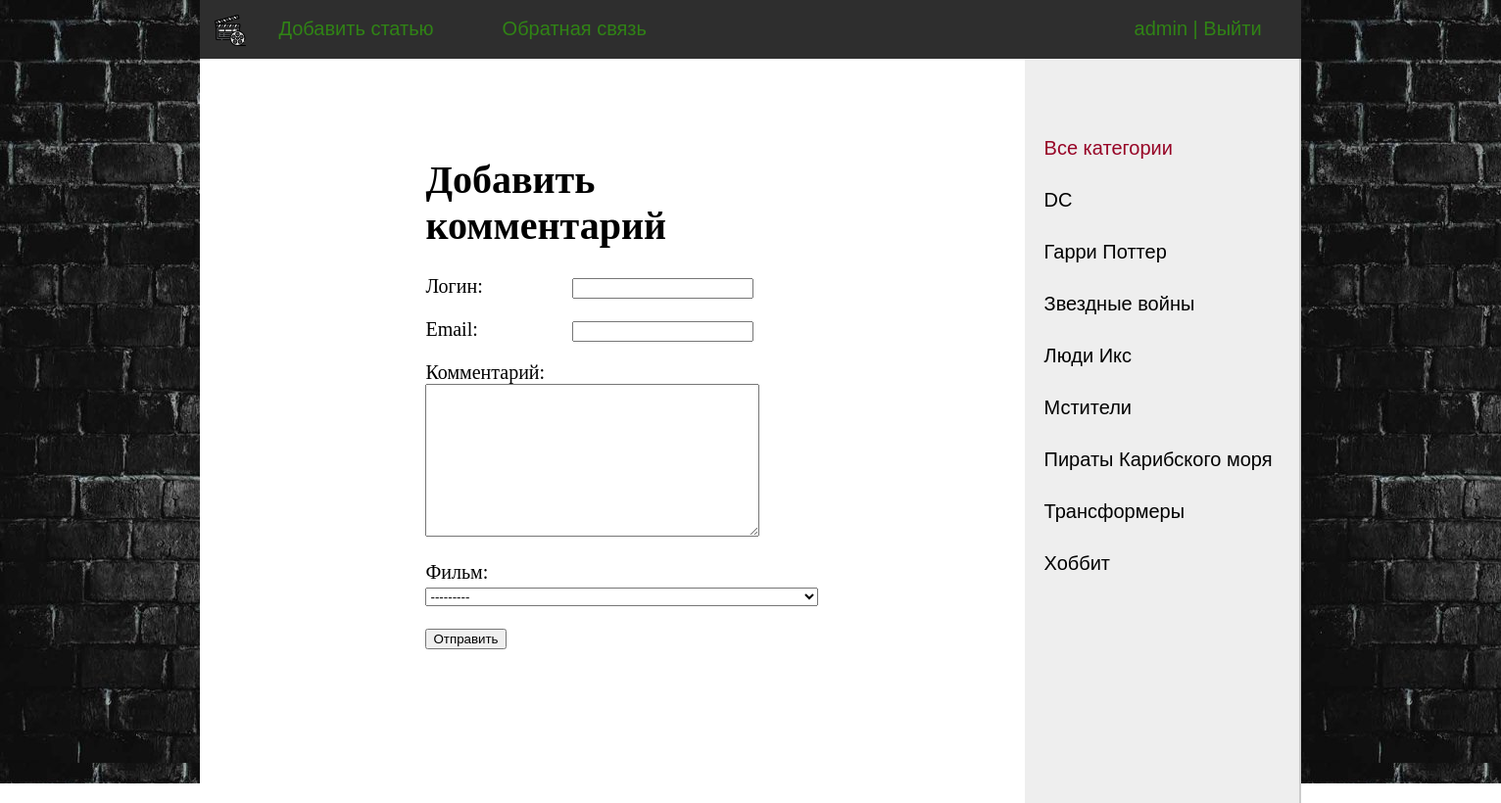
/add_comment/ (signed in), run on the app's committed database.
### movie_universes/models.py (models this page shows, shortened)
class MovieUniverses(models.Model):
    name = models.CharField(max_length=100, db_index=True, verbose_name="Вселенная")
    slug = models.SlugField(max_length=255, unique=True, db_index=True, verbose_name="URL")
    def get_absolute_url(self):
        return reverse('universe', kwargs={'cat_slug': self.slug})
    class Meta:
        verbose_name = 'Киновселенная'
        verbose_name_plural = 'Киновселенные'
        ordering = ['id']

### movie_universes/views.py (the view)
# urls.py: path('add_comment/', AddComment.as_view(), name='add_comment'),
class AddComment(LoginRequiredMixin, DataMixin, CreateView):
    form_class = CommentForm
    template_name = 'movie_universes/add_comments.html'
    slug_url_kwarg = 'com_post'
    success_url = reverse_lazy('home')
    login_url = reverse_lazy('home')
    raise_exception = True
    initial = {'post': 0}
    def get_context_data(self, *, object_list=None, **kwargs):
        context = super().get_context_data(**kwargs)
        c_def = self.get_user_context(title="Добавить комментарий")
        return dict(list(context.items()) + list(c_def.items()))

### movie_universes/forms.py
class CommentForm(forms.ModelForm):
    class Meta:
        model = Comment
        fields = ('name', 'email', 'body', 'post')

### movie_universes/models.py (called while the page is built)
    def __str__(self):
        return self.title

### movie_universes/utils.py (called while the page is built)
    def get_user_context(self, **kwargs):
        context = kwargs
        cats = cache.get('cats')
        if not cats:
            cats = MovieUniverses.objects.annotate(Count('movieinformation'))
            cache.set('cats', cats, 60)
        user_menu = menu.copy()
        context['button'] = button
        if not self.request.user.is_authenticated:
            user_menu.pop(0)
            del context['button']
        context['menu'] = user_menu
        context['cats'] = cats
        if 'cat_selected' not in context:
            context['cat_selected'] = 0
        return context

### movie_universes/templates/movie_universes/add_comments.html (shortened to what this page needs)
{% extends 'movie_universes/base.html' %}
{% block content %}
<h1>{{ title }}</h1>
<form method="post">
{% for f in form %}
<p><label class="form-label" for="{{ f.id_for_label }}">{{f.label}}: </label>{{ f }}</p>
{% endfor %}
    <button type="submit">Отправить</button>
</form>
{% endblock %}

### movie_universes/templates/movie_universes/base.html (shortened to what this page needs)
{% load static %}
<!DOCTYPE html>
<html>
<head>
    <link type="text/css" href="{% static 'movie_universes/css/styles.css' %}" rel="stylesheet"/>
</head>
<body>
<table class="table-page" border=0 cellpadding="0" cellspacing="0">
    <tr>
        <td class="empty-blank ">
            <div>&nbsp;</div>
        </td>
        <td valign=top>
            {% block mainmenu %}
            <div class="header">
                <ul id="mainmenu" class="mainmenu">
                    <li class="logo"><a href="{% url 'home' %}">
                        <div class="logo"></div>
                    </a></li>
                    {% for m in menu %}
                    <li><a href="{% url m.url_name %}">{{m.title}}</a></li>
                    {% endfor %}
                    {% if request.user.is_authenticated %}
                    <li class="last"> {{user.username}} | <a href="{% url 'logout' %}">Выйти</a></li>
                    {% else %}
                    <li class="last"><a href="{% url 'register' %}">Регистрация</a> | <a
                            href="{% url 'login' %}">Войти</a></li>
                    {% endif %}
                </ul>
            </div>
            {% endblock mainmenu %}
            <table class="table-content" border=0 cellpadding="0" cellspacing="0">
                <tr>
                    <td valign="top" class="content">
                        <div class="content-text">
                            {% block content %}
                            {% endblock %}
                    </td>
                    <td valign="top" class="left-chapters">
                        <ul id="leftchapters">
                            {% if cat_selected == 0 %}
                            <li class="selected">Все категории</li>
                            {% else %}
                            <li><a href="{% url 'home' %}">Все категории</a></li>
                            {% endif %}
                            {% for c in cats %}
                            {% if c.movieinformation__count > 0 %}
                            {% if c.pk == cat_selected %}
                            <li class="selected">{{c.name}}</li>
                            {% else %}
                            <li><a href="{{ c.get_absolute_url }}">{{c.name}}</a></li>
                            {% endif %}
                            {% endif %}
                            {% endfor %}
                        </ul>
                    </td>
                </tr>
            </table>
        </td>
        <td class="empty-blank">
            <div>&nbsp;</div>
        </td>
    </tr>
</table>
</body>
</html>

### movie_universes/static/movie_universes/css/styles.css (style rules this page uses)
html, body { font-family: 'Arial'; margin: 0; padding: 0; height: 100%; width: 100%; color: #444; }
.table-page { width: 100%; height: 100%; vertical-align: top; }
.table-page tr { height: 100%; }
.header { background: #2e2e2e; height: 60px; }
.logo { background: url('../images/logo.png') no-repeat 15px 15px; width: 50px; height: 50px; }
ul.mainmenu { list-style: none; margin: 0; padding: 0; height: 60px; color: #308315; font-size: 20px; overflow: hidden; }
ul.mainmenu li { float: left; margin: 18px 40px 0 30px; }
ul.mainmenu li.logo { margin: 0; }
ul.mainmenu li.last { float: right; }
ul.mainmenu li a { color: #308315; text-decoration: none; }
.table-content { width: 100%; min-height: 95%; height: 95%; }
.left-chapters { margin: 0; background: #eee; border-right: 2px solid #ccc; min-height: 80%; }
.left-chapters ul { width: 250px; min-height: 85%; margin: 0; padding: 50px 10px 50px 20px; list-style: none; font-size: 20px; background: #eee; }
.left-chapters ul li { margin: 30px 0 0 0; color: #999; }
.left-chapters ul li.selected { color: #970426; }
.left-chapters ul li a { color: #000; text-decoration: none; }
.content { padding: 40px 200px 130px 200px; width: 100%; min-height: 100%; box-sizing: border-box; }
.content-text { margin: 60px 0 0 30px; color: #000; font-size: 20px; font-family: Yandex Sans Display Light; }
.form-label { display: inline-block; min-width: 150px; vertical-align: top; }
.empty-blank { padding: 100px; min-height: 100%; background: url('../images/img.png'); }

### data on the page
MovieUniverses: name "DC"
MovieUniverses: name "Гарри Поттер"
MovieUniverses: name "Звездные войны"
MovieUniverses: name "Люди Икс"
MovieUniverses: name "Мстители"
MovieUniverses: name "Пираты Карибского моря"
MovieUniverses: name "Трансформеры"
MovieUniverses: name "Хоббит"

### other printed values
{{ m.title }} "Добавить статью" "Обратная связь"
{{ user.username }} "admin"
{{ title }} "Добавить комментарий"
{{ f.label }} "Логин" "Email" "Комментарий" "Фильм"
